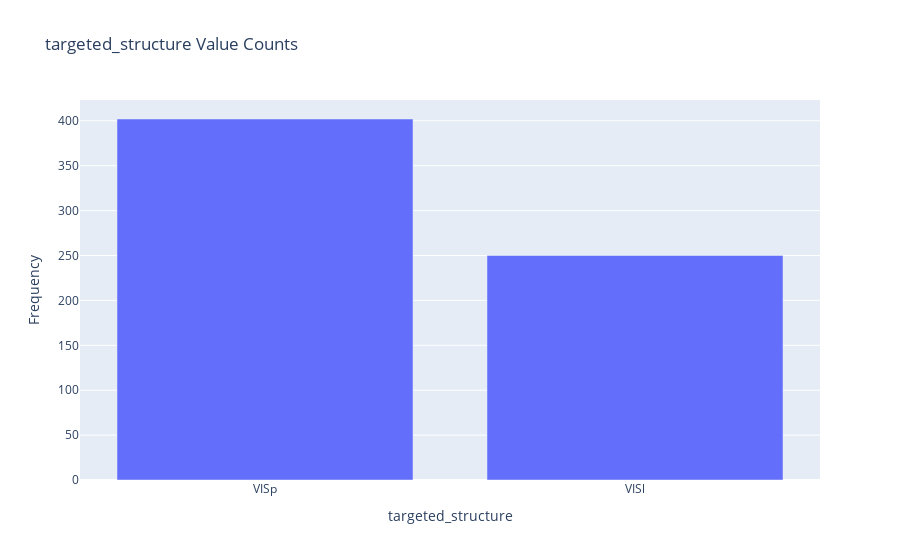

Source (notebook cell):
### Code cell
df = experiment_df.copy()

if isinstance(df, (pd.DatetimeIndex, pd.MultiIndex)):
	df = df.to_frame(index=False)

# remove any pre-existing indices for ease of use in the D-Tale code, but this is not required
df = df.reset_index().drop('index', axis=1, errors='ignore')
df.columns = [str(c) for c in df.columns]  # update columns to strings in case they are numbers

s = df[~pd.isnull(df['targeted_structure'])]['targeted_structure']
chart = pd.value_counts(s).to_frame(name='data')
chart.index.name = 'labels'
chart = chart.reset_index().sort_values(['data', 'labels'], ascending=[False, True])
chart = chart[:100]
charts = [go.Bar(x=chart['labels'].values, y=chart['data'].values, name='Frequency')]
figure = go.Figure(data=charts, layout=go.Layout({
    'barmode': 'group',
    'legend': {'orientation': 'h'},
    'title': {'text': 'targeted_structure Value Counts'},
    'xaxis': {'title': {'text': 'targeted_structure'}},
    'yaxis': {'title': {'text': 'Frequency'}}
}))


for chart in charts:
    chart.pop('id', None) # for some reason iplot does not like 'id'
iplot(figure)

### Figure 1 — Plotly figure (JSON) as saved in the notebook; plotly's stock layout.template omitted (floating-point values rounded to 4 significant figures)
{"data": [{"name": "Frequency", "type": "bar", "x": ["VISp", "VISl"], "y": [402, 250]}], "layout": {"autosize": true, "barmode": "group", "legend": {"orientation": "h"}, "title": {"text": "targeted_structure Value Counts"}, "xaxis": {"autorange": true, "range": [-0.5, 1.5], "title": {"text": "targeted_structure"}, "type": "category"}, "yaxis": {"autorange": true, "range": [0, 423.2], "title": {"text": "Frequency"}, "type": "linear"}}}
